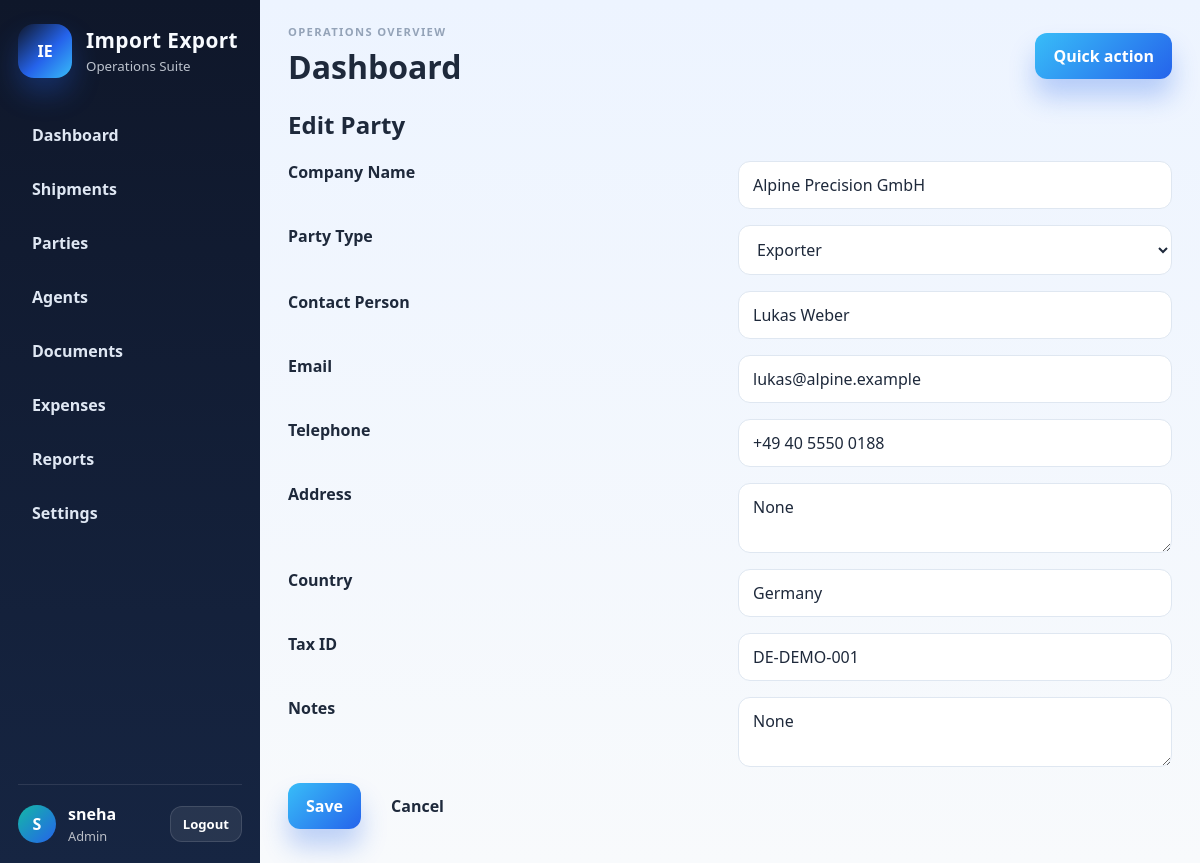
Page /parties/2/edit (signed in) on the committed database.
### tables this page shows
CREATE TABLE parties (
        id INTEGER PRIMARY KEY AUTOINCREMENT,
        company_name TEXT NOT NULL,
        party_type TEXT NOT NULL,
        contact_person TEXT,
        email TEXT,
        telephone TEXT,
        address TEXT,
        country TEXT,
        tax_id TEXT,
        notes TEXT,
        created_at TEXT NOT NULL DEFAULT CURRENT_TIMESTAMP,
        updated_at TEXT NOT NULL DEFAULT CURRENT_TIMESTAMP
    );

### app/routes/parties.py (the view, shortened to what this page needs)
@parties_bp.route('/parties/<int:party_id>/edit', methods=['GET', 'POST'])
@login_required
@csrf_required
def edit_party(party_id):
    db = get_db()
    party = db.execute('SELECT * FROM parties WHERE id = ?', (party_id,)).fetchone()
    if not party:
        flash('Party not found.', 'error')
        return redirect('/parties')
    if request.method == 'GET':
        return render_template('parties/form.html', party=party)

### app/db.py (called while the page is built)
def get_db():
    if 'db' not in g:
        conn = sqlite3.connect(current_app.config['DATABASE_PATH'])
        conn.row_factory = sqlite3.Row
        conn.execute('PRAGMA foreign_keys = ON')
        g.db = conn
    return g.db

### app/templates/parties/form.html (shortened to what this page needs)
{% extends 'base.html' %}
{% block content %}
<h2>{% if party %}Edit Party{% else %}New Party{% endif %}</h2>
<form method="post" class="form-grid">
    <label>Company Name</label><input type="text" name="company_name" value="{{ party.company_name if party else '' }}" required>
    <label>Party Type</label><select name="party_type"><option value="Exporter" {% if party and party.party_type=='Exporter' %}selected{% endif %}>Exporter</option></select>
    <label>Contact Person</label><input type="text" name="contact_person" value="{{ party.contact_person if party else '' }}">
    <label>Email</label><input type="email" name="email" value="{{ party.email if party else '' }}">
    <label>Telephone</label><input type="text" name="telephone" value="{{ party.telephone if party else '' }}">
    <label>Address</label><textarea name="address">{{ party.address if party else '' }}</textarea>
    <label>Country</label><input type="text" name="country" value="{{ party.country if party else '' }}">
    <label>Tax ID</label><input type="text" name="tax_id" value="{{ party.tax_id if party else '' }}">
    <label>Notes</label><textarea name="notes">{{ party.notes if party else '' }}</textarea>
    <div class="form-actions"><button type="submit" class="btn btn-primary">Save</button><a href="/parties" class="btn">Cancel</a></div>
</form>
{% endblock %}

### app/static/css/style.css (style rules this page uses)
:root { --navy-900: #0f172a; --navy-800: #162542; --navy-700: #1d3a5f; --blue-500: #2563eb; --blue-600: #1d4ed8; --teal-500: #14b8a6; --green-500: #22c55e; --gold-500: #f59e0b; --purple-500: #8b5cf6; --slate-50: #f8fafc; --slate-100: #eef2f7; --slate-200: #dfe7f1; --slate-400: #94a3b8; --slate-600: #475569; --slate-800: #1e293b; --danger-100: #fee2e2; --danger-700: #b91c1c; --success-100: #dcfce7; --success-700: #166534; }
* { box-sizing: border-box; }
body { margin: 0; font-family: "Segoe UI", Tahoma, Geneva, Verdana, sans-serif; background: linear-gradient(180deg, #edf4ff 0%, #f8fafc 100%); color: var(--slate-800); }
a { color: var(--blue-600); text-decoration: none; }
button, input, select, textarea { font: inherit; }
label { display: block; font-weight: 600; color: rgba(226, 232, 240, 0.9); }
input, select, textarea { width: 100%; border: 1px solid rgba(148, 163, 184, 0.35); background: rgba(15, 23, 42, 0.35); border-radius: 12px; padding: 12px 14px; color: #f8fbff; transition: border-color 0.2s ease, box-shadow 0.2s ease, background 0.2s ease; }
input::placeholder { color: rgba(191, 219, 254, 0.7); }
.app-shell label { color: var(--slate-800); }
.app-shell input, .app-shell select, .app-shell textarea { color: var(--slate-800); background: #ffffff; border-color: var(--slate-200); }
.app-shell input::placeholder, .app-shell textarea::placeholder { color: var(--slate-400); }
.app-shell select option { color: var(--slate-800); background: #ffffff; }
.app-shell .btn:not(.btn-primary):not(.btn-secondary) { color: var(--slate-800); }
button, .btn { display: inline-flex; align-items: center; justify-content: center; border: none; border-radius: 12px; padding: 12px 18px; font-weight: 700; cursor: pointer; transition: transform 0.2s ease, box-shadow 0.2s ease; }
.btn-primary { background: linear-gradient(135deg, #38bdf8, #2563eb); color: white; box-shadow: 0 18px 26px rgba(37,99,235,0.28); }
.form-grid { max-width: 900px; display: grid; grid-template-columns: repeat(2, minmax(220px, 1fr)); gap: 16px; }
.form-grid .form-actions { grid-column: 1 / -1; display: flex; gap: 12px; }

### rows in the picture
parties: company_name "Alpine Precision GmbH", party_type "Exporter", contact_person "Lukas Weber", email "lukas@alpine.example", telephone "+49 40 5550 0188", country "Germany", tax_id "DE-DEMO-001"

### other values in the picture
{{ session.get('username')[0].upper() }} "S"
{{ session.get('username') }} "sneha"
{{ session.get('role') | title }} "Admin"
